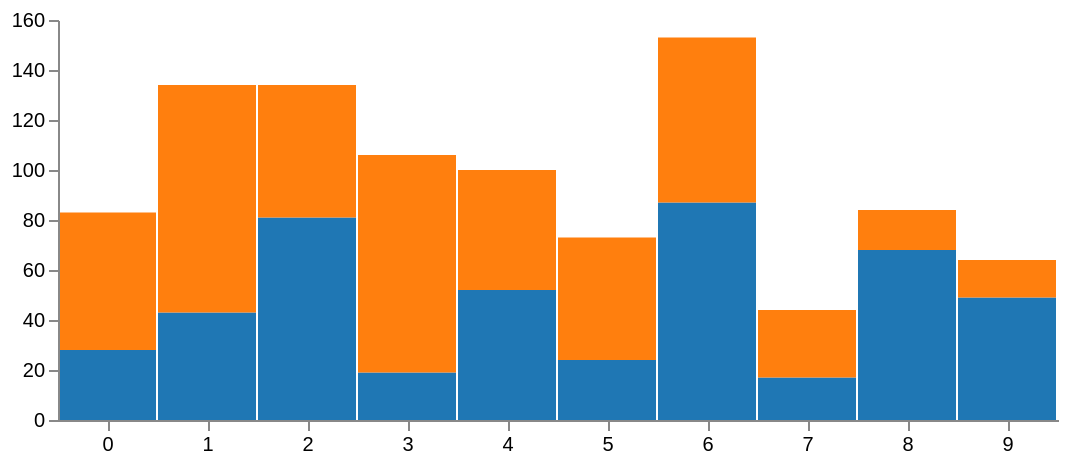

Here is the Vega-Lite specification saved for this chart:
### Vega specification from a JSON file in a GitHub repository (floating-point values rounded to 4 significant figures)
{"width": 500, "height": 200, "padding": 5, "data": [{"name": "table", "values": [{"x": 0, "y": 28, "c": 0}, {"x": 0, "y": 55, "c": 1}, {"x": 1, "y": 43, "c": 0}, {"x": 1, "y": 91, "c": 1}, {"x": 2, "y": 81, "c": 0}, {"x": 2, "y": 53, "c": 1}, {"x": 3, "y": 19, "c": 0}, {"x": 3, "y": 87, "c": 1}, {"x": 4, "y": 52, "c": 0}, {"x": 4, "y": 48, "c": 1}, {"x": 5, "y": 24, "c": 0}, {"x": 5, "y": 49, "c": 1}, {"x": 6, "y": 87, "c": 0}, {"x": 6, "y": 66, "c": 1}, {"x": 7, "y": 17, "c": 0}, {"x": 7, "y": 27, "c": 1}, {"x": 8, "y": 68, "c": 0}, {"x": 8, "y": 16, "c": 1}, {"x": 9, "y": 49, "c": 0}, {"x": 9, "y": 15, "c": 1}], "transform": [{"type": "stack", "groupby": ["x"], "sortby": ["c"], "field": "y"}]}, {"name": "stats", "source": "table", "transform": [{"type": "aggregate", "groupby": ["x"], "fields": ["y"], "ops": ["sum"]}]}], "scales": [{"name": "x", "type": "band", "range": "width", "domain": {"data": "table", "field": "x"}}, {"name": "y", "type": "linear", "range": "height", "nice": true, "zero": true, "domain": {"data": "stats", "field": "sum_y"}}, {"name": "color", "type": "ordinal", "scheme": "category10", "domain": {"data": "table", "field": "c"}}], "axes": [{"orient": "bottom", "scale": "x", "zindex": 1}, {"orient": "left", "scale": "y", "zindex": 1}], "marks": [{"type": "rect", "from": {"data": "table"}, "encode": {"enter": {"x": {"scale": "x", "field": "x"}, "width": {"scale": "x", "band": 1, "offset": -1}, "y": {"scale": "y", "field": "y0"}, "y2": {"scale": "y", "field": "y1"}, "fill": {"scale": "color", "field": "c"}}, "update": {"fillOpacity": {"value": 1}}, "hover": {"fillOpacity": {"value": 0.5}}}}]}
